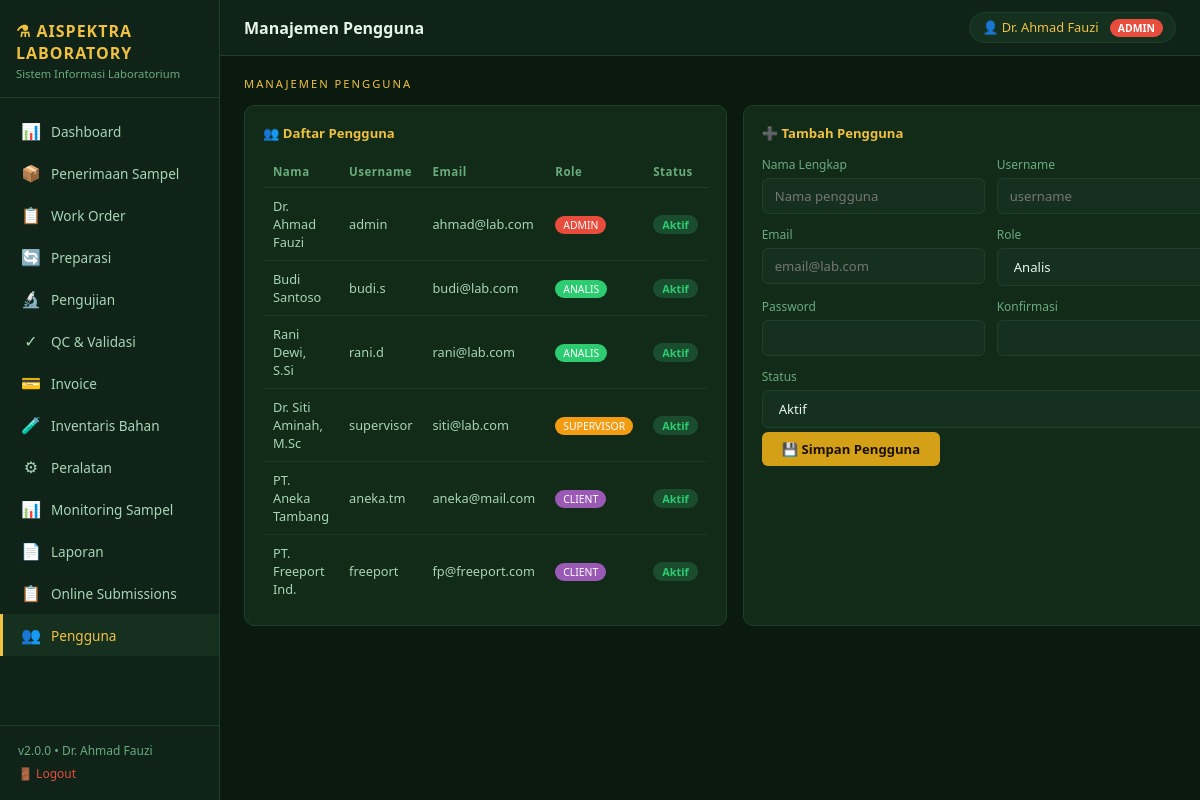
The page /pengguna.php (signed in) on the database its author committed.
### tables this page shows
CREATE TABLE pengguna (
    id         INT AUTO_INCREMENT PRIMARY KEY,
    nama       VARCHAR(100) NOT NULL,
    username   VARCHAR(50)  NOT NULL UNIQUE,
    password   VARCHAR(255) NOT NULL,
    email      VARCHAR(100),
    role       ENUM('admin','analis','klien','supervisor','client') DEFAULT 'analis',
    status     ENUM('aktif','nonaktif')       DEFAULT 'aktif',
    created_at TIMESTAMP DEFAULT CURRENT_TIMESTAMP
);

### pengguna.php (the view, shortened to what this page needs)
<?php
require_once __DIR__ . '/config/db.php';
$pageTitle = 'Manajemen Pengguna';
$list = $pdo->query("SELECT * FROM pengguna ORDER BY role, nama")->fetchAll();
require_once __DIR__ . '/includes/header.php';
?>
<div class="sec-title">Manajemen Pengguna</div>
<div class="grid2">
    <div class="card">
        <div class="card-title">&#128101; Daftar Pengguna</div>
        <div style="overflow-x:auto">
        <table class="data-table">
            <thead>
                <tr>
                    <th>Nama</th>
                    <th>Username</th>
                    <th>Email</th>
                    <th>Role</th>
                    <th>Status</th>
                </tr>
            </thead>
            <tbody>
                <?php foreach ($list as $u): ?>
                <tr>
                    <td><?= bersihkan($u['nama']) ?></td>
                    <td><?= bersihkan($u['username']) ?></td>
                    <td><?= bersihkan($u['email'] ?? '&mdash;') ?></td>
                    <td><?= roleBadge($u['role']) ?></td>
                    <td><?= badgeStatus($u['status']) ?></td>
                </tr>
                <?php endforeach; ?>
            </tbody>
        </table>
        </div>
    </div>
    <div class="card">
        <div class="card-title">&#10133; Tambah Pengguna</div>
        <form method="POST" action="<?= BASE_URL ?>/actions/simpan_pengguna.php">
            <div class="form-row">
                <div class="form-group"><label>Nama Lengkap</label><input name="nama" required placeholder="Nama pengguna"/></div>
                <div class="form-group"><label>Username</label><input name="username" required placeholder="username"/></div>
            </div>
            <div class="form-row">
                <div class="form-group"><label>Email</label><input type="email" name="email" placeholder="email@lab.com"/></div>
                <div class="form-group"><label>Role</label>
                    <select name="role">
                        <option value="analis">Analis</option>
                    </select>
                </div>
            </div>
            <div class="form-row">
                <div class="form-group"><label>Password</label><input type="password" name="password" required/></div>
                <div class="form-group"><label>Konfirmasi</label><input type="password" name="password2" required/></div>
            </div>
            <div class="form-group">
                <label>Status</label>
                <select name="status">
                    <option value="aktif">Aktif</option>
                </select>
            </div>
            <button type="submit" class="btn btn-gold" style="margin-top:4px">&#128190; Simpan Pengguna</button>
        </form>
    </div>
</div>
<?php require_once __DIR__ . '/includes/footer.php'; ?>

### includes/header.php (shortened to what this page needs)
<?php
$userRole = currentUserRole() ?? 'guest';
$userNama = $_SESSION['nama'] ?? $_SESSION['user_nama'] ?? $_SESSION['name'] ?? 'User';
?>
<!DOCTYPE html>
<html lang="id">
<head>
    <link rel="stylesheet" href="<?= BASE_URL ?>/assets/css/style.css"/>
</head>
<body>
<?php require_once __DIR__ . '/sidebar.php'; ?>
<div id="main">
    <div id="topbar">
        <h1><?= bersihkan($pageTitle) ?></h1>
        <div class="topbar-right">
            <span class="user-chip">
                &#128100; <?= bersihkan($userNama) ?>
                <span class="user-role-badge <?= $userRole ?>"><?= strtoupper($userRole) ?></span>
            </span>
        </div>
    </div>
    <div id="content">

### includes/sidebar.php
<?php
if (isClient()) {
    $menu = [
        ['href' => 'client_monitoring.php', 'ico' => '📊', 'label' => 'Monitoring Sampel'],
    ];
} else {
    $menu = [
        ['href' => 'dashboard.php',   'ico' => '&#128202;', 'label' => 'Dashboard'],
        ['href' => 'penerimaan.php',  'ico' => '&#128230;', 'label' => 'Penerimaan Sampel'],
        ['href' => 'work_order.php',  'ico' => '&#128203;', 'label' => 'Work Order'],
        ['href' => 'preparasi.php',   'ico' => '&#128260;', 'label' => 'Preparasi'],
        ['href' => 'pengujian.php',   'ico' => '&#128300;', 'label' => 'Pengujian'],
        ['href' => 'qc.php',          'ico' => '&#10003;',  'label' => 'QC &amp; Validasi'],
        ['href' => 'invoice.php',     'ico' => '&#128179;', 'label' => 'Invoice'],
        ['href' => 'bahan.php',       'ico' => '&#129514;', 'label' => 'Inventaris Bahan'],
        ['href' => 'peralatan.php',   'ico' => '&#9881;',   'label' => 'Peralatan'],
        ['href' => 'monitoring.php',  'ico' => '📊',         'label' => 'Monitoring Sampel'],
        ['href' => 'laporan.php',     'ico' => '&#128196;', 'label' => 'Laporan'],
    ];
    if (isAdmin()) {
        $menu[] = ['href' => 'submission.php', 'ico' => '📋', 'label' => 'Online Submissions'];
        $menu[] = ['href' => 'pengguna.php', 'ico' => '&#128101;', 'label' => 'Pengguna'];
    }
}
$cur = basename($_SERVER['PHP_SELF']);
?>
<div id="sidebar">
    <div class="logo">
        <h2>&#9879; AISPEKTRA LABORATORY</h2>
        <p>Sistem Informasi Laboratorium</p>
    </div>
    <nav>
        <?php foreach ($menu as $m): ?>
            <a href="<?= BASE_URL ?>/<?= $m['href'] ?>"
               class="<?= $cur === $m['href'] ? 'active' : '' ?>">
                <span class="ico"><?= $m['ico'] ?></span>
                <?= $m['label'] ?>
            </a>
        <?php endforeach; ?>
    </nav>
    <div class="sidebar-footer">
        v<?= APP_VERSION ?> &bull; <?= bersihkan($_SESSION['nama'] ?? '') ?><br>
        <a href="<?= BASE_URL ?>/logout.php" style="color:var(--red)">&#128682; Logout</a>
    </div>
</div>

### config/db.php (shortened to what this page needs)
<?php
function bersihkan($s) {
    return htmlspecialchars(trim((string)$s), ENT_QUOTES, 'UTF-8');
}
function normalizeRole($role) {
    return $role === 'klien' ? 'client' : $role;
}
function currentUserRole() {
    return normalizeRole($_SESSION['user_role'] ?? $_SESSION['role'] ?? null);
}
function hasRole($role) {
    $userRole = currentUserRole();
    return $userRole === normalizeRole($role);
}
function roleBadge($role) {
    $role = normalizeRole($role);
    $colors = [
        'admin' => '#e74c3c',
        'analis' => '#2ecc71',
        'supervisor' => '#f39c12',
        'client' => '#9b59b6',
        'klien' => '#3498db'
    ];
    $color = $colors[$role] ?? '#95a5a6';
    return "<span style='background:$color;color:white;padding:2px 8px;border-radius:12px;font-size:.65rem;display:inline-block;'>" . strtoupper($role) . "</span>";
}
function badgeStatus($s) {
    $map = [
        'antrian'     => ['st-blue', 'Antrian'],
        'diuji'       => ['st-ok',   'Diuji'],
        'review'      => ['st-warn', 'Review'],
        'selesai'     => ['st-ok',   'Selesai'],
        'ditolak'     => ['st-err',  'Ditolak'],
        'tersedia'    => ['st-ok',   'Tersedia'],
        'digunakan'   => ['st-blue', 'Digunakan'],
        'maintenance' => ['st-warn', 'Maintenance'],
        'rusak'       => ['st-err',  'Rusak'],
        'aman'        => ['st-ok',   'Aman'],
        'rendah'      => ['st-warn', 'Rendah'],
        'kritis'      => ['st-err',  'Kritis'],
        'lulus'       => ['st-ok',   '&#10003; Lulus'],
        'tidak_lulus' => ['st-err',  '&#10007; Tidak Lulus'],
        'pending'     => ['st-warn', 'Pending'],
        'aktif'       => ['st-ok',   'Aktif'],
        'nonaktif'    => ['st-err',  'Nonaktif'],
        'admin'       => ['st-err',  'Admin'],
        'analis'      => ['st-gold', 'Analis'],
        'supervisor'  => ['st-warn', 'Supervisor'],
        'klien'       => ['st-blue', 'Klien'],
        'client'      => ['st-blue', 'Client'],
        'diterima'    => ['st-blue', 'Diterima'],
        'diproses'    => ['st-warn', 'Diproses'],
        'draft'       => ['st-warn', 'Draft'],
        'diterbitkan' => ['st-blue', 'Diterbitkan'],
        'lunas'       => ['st-ok',   'Lunas'],
        'dibatalkan'  => ['st-err',  'Dibatalkan'],
    ];
    $d = $map[$s] ?? ['st-warn', ucfirst($s)];
    return "<span class='st {$d[0]}'>{$d[1]}</span>";
}

### includes/footer.php (shortened to what this page needs)
</div>
</div>
</body>
</html>

### assets/css/style.css (style rules this page uses)
:root { --bg: #0a1a0f; --bg2: #0f2318; --bg3: #163020; --card: #112b18; --border: #1e4028; --green: #2ecc71; --green2: #27ae60; --green3: #1e8449; --gold: #f0c040; --gold2: #d4a017; --red: #e74c3c; --yellow: #f39c12; --text: #e8f5e9; --text2: #a8d5b5; --text3: #6aab7e; }
* { margin: 0; padding: 0; box-sizing: border-box; font-family: 'Segoe UI', Tahoma, sans-serif; }
body { background: var(--bg); color: var(--text); display: flex; height: 100vh; overflow: hidden; }
#sidebar { width: 220px; min-width: 220px; background: var(--bg2); border-right: 1px solid var(--border); display: flex; flex-direction: column; }
.logo { padding: 20px 16px 16px; border-bottom: 1px solid var(--border); }
.logo h2 { color: var(--gold); font-size: 1rem; letter-spacing: 1px; }
.logo p { color: var(--text3); font-size: .7rem; margin-top: 2px; }
nav { flex: 1; padding: 12px 0; overflow-y: auto; }
nav a { display: flex; align-items: center; gap: 10px; padding: 10px 18px; color: var(--text2); text-decoration: none; font-size: .85rem; border-left: 3px solid transparent; transition: .2s; }
nav a.active { background: var(--bg3); color: var(--gold); border-left-color: var(--gold); }
nav a .ico { font-size: 1rem; width: 20px; text-align: center; }
.sidebar-footer { padding: 14px 18px; border-top: 1px solid var(--border); font-size: .75rem; color: var(--text3); line-height: 1.9; }
.sidebar-footer a { text-decoration: none; }
#main { flex: 1; display: flex; flex-direction: column; overflow: hidden; }
#topbar { background: var(--bg2); border-bottom: 1px solid var(--border); padding: 0 24px; height: 56px; display: flex; align-items: center; justify-content: space-between; flex-shrink: 0; }
#topbar h1 { font-size: 1rem; font-weight: 600; color: var(--text); }
.topbar-right { display: flex; align-items: center; gap: 12px; }
.user-chip { background: var(--bg3); border: 1px solid var(--border); padding: 5px 12px; border-radius: 20px; font-size: .8rem; color: var(--gold); }
#content { flex: 1; overflow-y: auto; padding: 20px 24px; }
.sec-title { font-size: .7rem; letter-spacing: 2px; color: var(--gold); text-transform: uppercase; margin-bottom: 14px; }
.grid2 { display: grid; grid-template-columns: 1fr 1fr; gap: 16px; margin-bottom: 22px; }
.card { background: var(--card); border: 1px solid var(--border); border-radius: 10px; padding: 18px; }
.card-title { font-size: .82rem; font-weight: 600; color: var(--gold); margin-bottom: 14px; display: flex; justify-content: space-between; align-items: center; }
table { width: 100%; border-collapse: collapse; font-size: .8rem; }
th { color: var(--text3); font-weight: 600; padding: 8px 10px; text-align: left; border-bottom: 1px solid var(--border); font-size: .72rem; letter-spacing: .5px; }
td { padding: 9px 10px; border-bottom: 1px solid #1a3525; color: var(--text2); }
tr:last-child td { border-bottom: none; }
.st { display: inline-block; padding: 2px 9px; border-radius: 10px; font-size: .68rem; font-weight: 600; }
.st-ok { background: #1a4d2e; color: #2ecc71; }
.form-row { display: grid; grid-template-columns: 1fr 1fr; gap: 12px; margin-bottom: 12px; }
.form-group { display: flex; flex-direction: column; gap: 5px; }
.form-group label { font-size: .75rem; color: var(--text3); }
.form-group input, .form-group select, .form-group textarea { background: var(--bg3); border: 1px solid var(--border); color: var(--text); padding: 8px 12px; border-radius: 6px; font-size: .82rem; outline: none; }
.btn { padding: 8px 20px; border-radius: 6px; border: none; cursor: pointer; font-size: .82rem; font-weight: 600; text-decoration: none; display: inline-block; transition: .2s; }
.btn-gold { background: var(--gold2); color: #1a0f00; }

### includes/header.php (style rules this page uses)
.user-role-badge { display: inline-block; padding: 2px 8px; border-radius: 20px; font-size: 0.65rem; font-weight: 600; margin-left: 8px; }
.user-role-badge.admin { background: #e74c3c; color: white; }

### rows shown on the page
pengguna: nama "Dr. Ahmad Fauzi", username "admin", email "ahmad@lab.com", role "ADMIN", status "Aktif"
pengguna: nama "Budi Santoso", username "budi.s", email "budi@lab.com", role "ANALIS", status "Aktif"
pengguna: nama "Rani Dewi, S.Si", username "rani.d", email "rani@lab.com", role "ANALIS", status "Aktif"
pengguna: nama "Dr. Siti Aminah, M.Sc", username "supervisor", email "siti@lab.com", role "SUPERVISOR", status "Aktif"
pengguna: nama "PT. Aneka Tambang", username "aneka.tm", email "aneka@mail.com", role "CLIENT", status "Aktif"
pengguna: nama "PT. Freeport Ind.", username "freeport", email "fp@freeport.com", role "CLIENT", status "Aktif"

### other values the page prints
$m['ico'] "📊"
$m['label'] "Dashboard"
$m['ico'] "📦"
$m['label'] "Penerimaan Sampel"
$m['ico'] "📋"
$m['label'] "Work Order"
$m['ico'] "🔄"
$m['label'] "Preparasi"
$m['ico'] "🔬"
$m['label'] "Pengujian"
$m['ico'] "✓"
$m['label'] "QC & Validasi"
$m['ico'] "💳"
$m['label'] "Invoice"
$m['ico'] "🧪"
